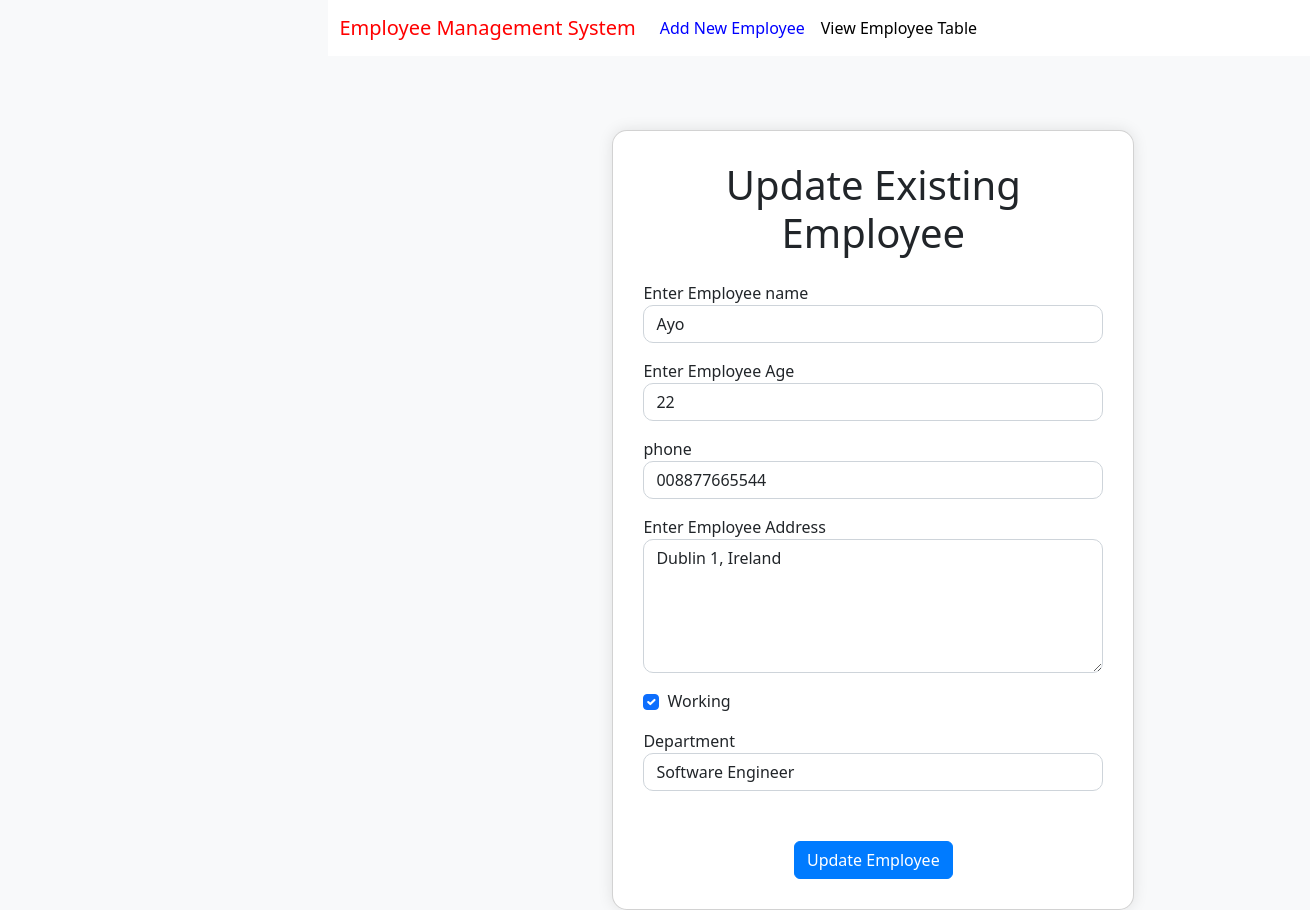
The page /emp/update-emp/28 on the database its author committed.
### emp/models.py (models this page shows, shortened)
class Emp(models.Model):
    name=models.CharField(max_length=200)
    emp_age=models.CharField(max_length=200)
    phone=models.CharField(max_length=10)
    address=models.CharField(max_length=150)
    working=models.BooleanField(default=True)
    department=models.CharField(max_length=200)

### emp/views.py (the view)
# urls.py: path("update-emp/<int:emp_id>",update_emp),
def update_emp(request,emp_id):
    emp=Emp.objects.get(pk=emp_id)
    return render(request,"emp/update_emp.html",{
        'emp':emp
    })

### templates/emp/update_emp.html (shortened to what this page needs)
<!DOCTYPE html>
<html lang="en">
<head>
    <link href="https://cdn.jsdelivr.net/npm/bootstrap@5.2.2/dist/css/bootstrap.min.css"
          rel="stylesheet"
>
</head>
<body>
{% include 'emp/navbar.html' %}
<div class="container">
    <div class="row">
        <div class="col-md-6 offset-md-3">
            <div class="card">
                <div class="card-body">
                    <h1 class="text-center mb-4">Update Existing Employee</h1>
                    <form action="/emp/do-update-emp/{{emp.id}}" method="POST">
                        <div class="mb-3">
                            <label for="name">Enter Employee name</label>
                            <input
                                    id="name"
                                    type="text"
                                    class="form-control"
                                    placeholder="Enter emp name"
                                    name="emp_name"
                                    value="{{emp.name}}"
                            />
                        </div>
                        <div class="mb-3">
                            <label for="id">Enter Employee Age</label>
                            <input
                                    id="id"
                                    type="text"
                                    class="form-control"
                                    placeholder="Enter employee age"
                                    name="emp_age"
                                    value="{{emp.emp_age}}"
                            />
                        </div>
                        <div class="mb-3">
                            <label for="phone">phone</label>
                            <input
                                    id="phone"
                                    type="text"
                                    class="form-control"
                                    placeholder="Enter employee phone number"
                                    name="emp_phone"
                                    value="{{emp.phone}}"
                            />
                        </div>
                        <div class="mb-3">
                            <label for="address">Enter Employee Address</label>
                            <textarea
                                    name="emp_address"
                                    id="address"
                                    rows="5"
                                    class="form-control"
                            >{{emp.address}}</textarea>
                        </div>
                        <div class="mb-3 form-check">
                            <label for="working">Working</label>
                            <input {% if emp.working %} checked {% endif %} id="working" name="emp_working" type="checkbox" class="form-check-input">
                        </div>
                        <div class="mb-3">
                            <label for="department">Department</label>
                            <select value="{{emp.department}}" name="emp_department" id="department" class="form-control">
                                <option value="Software Engineer">Software Engineer</option>
                            </select>
                        </div>
                        <div class="container text-center">
                            <button class="btn btn-primary">
                                Update Employee
                            </button>
                        </div>
                    </form>
                </div>
            </div>
        </div>
    </div>
</div>
</body>
</html>

### templates/emp/update_emp.html (style rules this page uses)
body { background-color: #f8f9fa; }
.container { margin-top: 50px; }
.card { background-color: #ffffff; border-radius: 15px; box-shadow: 0 0 15px rgba(0, 0, 0, 0.1); }
.card-body { padding: 30px; }
.form-control { border-radius: 10px; }
.form-check-input { margin-top: 5px; }
.btn-primary { background-color: #007bff; border-color: #007bff; }

### rows shown on the page
Emp: emp_name "Ayo", emp_age "22", emp_phone "008877665544", emp_address "Dublin 1, Ireland", working "☑", emp_department "Software Engineer"
